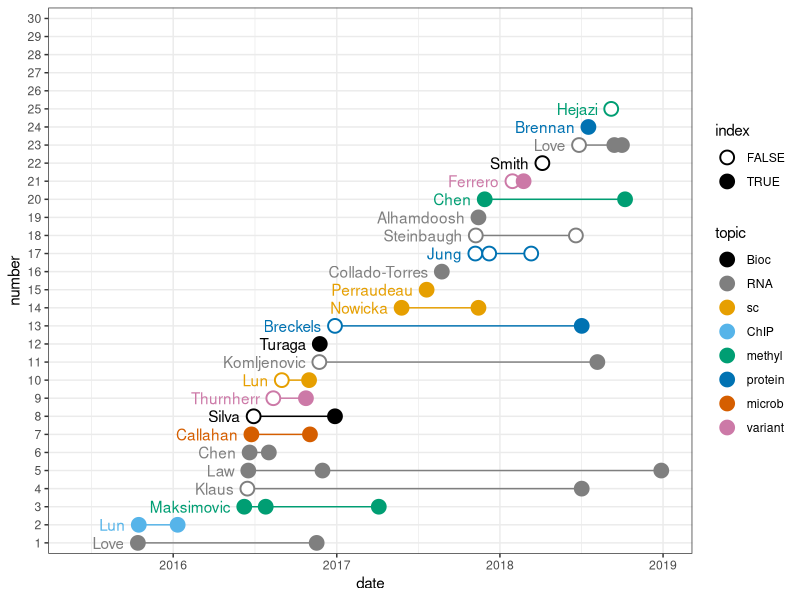

This figure's R source:
library(readr)
library(dplyr)
library(ggplot2)
dat <- read_tsv("bioc-f1000r.tsv")
dois <- dat %>%
  filter(vers==1) %>%
  arrange(date) %>%
  pull(doi)
dat <- dat %>%
  mutate(number=factor(as.integer(factor(doi,levels=dois))))
dat <- dat %>%
  mutate(topic=factor(topic, levels=c("Bioc","RNA","sc","ChIP","methyl","protein","microb","variant")))
rgb2 <- function(x,y,z) rgb(x,y,z,maxColorValue=255)
cols <- c("black",
          "grey50",
          rgb2(230,159,0),
          rgb2(86,180,233),
          rgb2(0,158,115),
          rgb2(0,114,178),
          rgb2(213,94,0),
          rgb2(204,121,167))
ggplot(dat, aes(date, number, col=topic, shape=index, group=number)) +
  geom_line(show.legend=FALSE) + geom_point(fill="white", size=4, stroke=1) + 
  scale_shape_manual(values=c(21,19)) +
  scale_color_manual(values=cols) + 
  geom_text(data=dat[dat$vers==1,], aes(date, number, label=author),
             hjust="right", nudge_x=-30, show.legend=FALSE) +
  theme_bw() +
  xlim(as.Date(c("2015-06-01","2019-01-01")))
